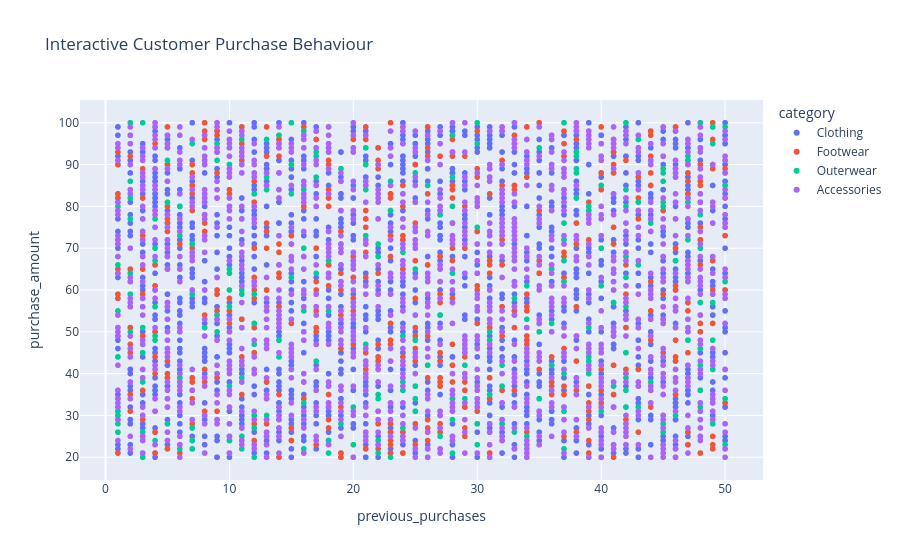

The notebook cell this image was saved under:
### Markdown cell above
### Plotly Interactive Visualization

### Code cell
fig = px.scatter(
    df,
    x='previous_purchases',
    y='purchase_amount',
    color='category',
    hover_data=[
        'gender',
        'age_group',
        'subscription_status',
        'discount_applied'
    ],
    title='Interactive Customer Purchase Behaviour'
)

fig.show()

### Figure 1 — Plotly figure (JSON) as saved in the notebook; plotly's stock layout.template omitted (floating-point values rounded to 4 significant figures; data arrays with more than 128 entries replaced by an {"elided": "..."} marker saying what was removed)
{"data": [{"customdata": {"elided": "1737x4 str values"}, "hovertemplate": "category=Clothing<br>previous_purchases=%{x}<br>purchase_amount=%{y}<br>gender=%{customdata[0]}<br>age_group=%{customdata[1]}<br>subscription_status=%{customdata[2]}<br>discount_applied=%{customdata[3]}<extra></extra>", "legendgroup": "Clothing", "marker": {"color": "#636efa", "symbol": "circle"}, "mode": "markers", "name": "Clothing", "showlegend": true, "type": "scattergl", "x": {"elided": "1737 int values"}, "xaxis": "x", "y": {"elided": "1737 int values"}, "yaxis": "y"}, {"customdata": {"elided": "599x4 str values"}, "hovertemplate": "category=Footwear<br>previous_purchases=%{x}<br>purchase_amount=%{y}<br>gender=%{customdata[0]}<br>age_group=%{customdata[1]}<br>subscription_status=%{customdata[2]}<br>discount_applied=%{customdata[3]}<extra></extra>", "legendgroup": "Footwear", "marker": {"color": "#EF553B", "symbol": "circle"}, "mode": "markers", "name": "Footwear", "showlegend": true, "type": "scattergl", "x": {"elided": "599 int values"}, "xaxis": "x", "y": {"elided": "599 int values"}, "yaxis": "y"}, {"customdata": {"elided": "324x4 str values"}, "hovertemplate": "category=Outerwear<br>previous_purchases=%{x}<br>purchase_amount=%{y}<br>gender=%{customdata[0]}<br>age_group=%{customdata[1]}<br>subscription_status=%{customdata[2]}<br>discount_applied=%{customdata[3]}<extra></extra>", "legendgroup": "Outerwear", "marker": {"color": "#00cc96", "symbol": "circle"}, "mode": "markers", "name": "Outerwear", "showlegend": true, "type": "scattergl", "x": {"elided": "324 int values"}, "xaxis": "x", "y": {"elided": "324 int values"}, "yaxis": "y"}, {"customdata": {"elided": "1240x4 str values"}, "hovertemplate": "category=Accessories<br>previous_purchases=%{x}<br>purchase_amount=%{y}<br>gender=%{customdata[0]}<br>age_group=%{customdata[1]}<br>subscription_status=%{customdata[2]}<br>discount_applied=%{customdata[3]}<extra></extra>", "legendgroup": "Accessories", "marker": {"color": "#ab63fa", "symbol": "circle"}, "mode": "markers", "name": "Accessories", "showlegend": true, "type": "scattergl", "x": {"elided": "1240 int values"}, "xaxis": "x", "y": {"elided": "1240 int values"}, "yaxis": "y"}], "layout": {"legend": {"title": {"text": "category"}, "tracegroupgap": 0}, "title": {"text": "Interactive Customer Purchase Behaviour"}, "xaxis": {"anchor": "y", "domain": [0, 1], "title": {"text": "previous_purchases"}}, "yaxis": {"anchor": "x", "domain": [0, 1], "title": {"text": "purchase_amount"}}}}
